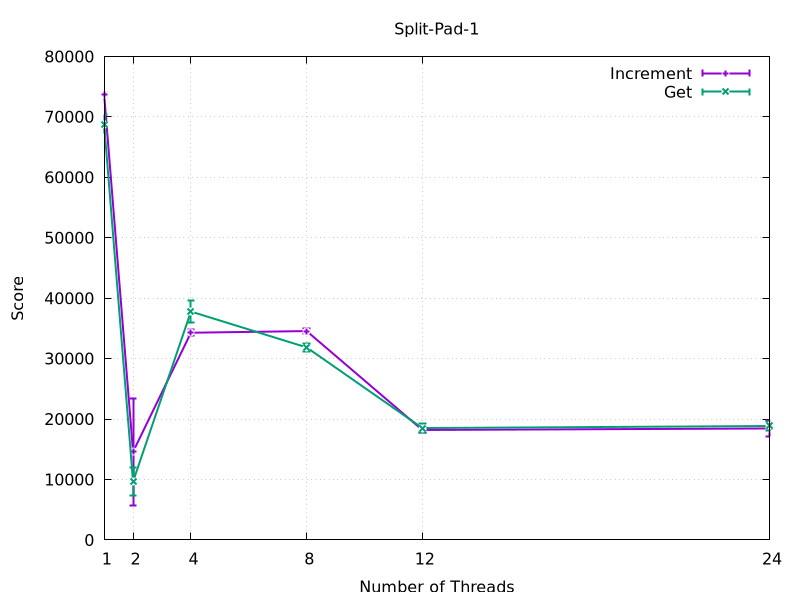

Generate this figure with gnuplot:
set terminal pngcairo size 1920,1080
set output 'Split-Pad-1.png'
set title 'Split-Pad-1'
set xlabel 'Number of Threads'
set xtics (1, 2, 4, 8, 12, 24)
set ylabel 'Score'
set yrange [0:*]
set grid
plot 'Split-Pad-1.dat' index 0 title 'Increment' with yerrorlines linewidth 2, \
     'Split-Pad-1.dat' index 1 title 'Get' with yerrorlines linewidth 2
